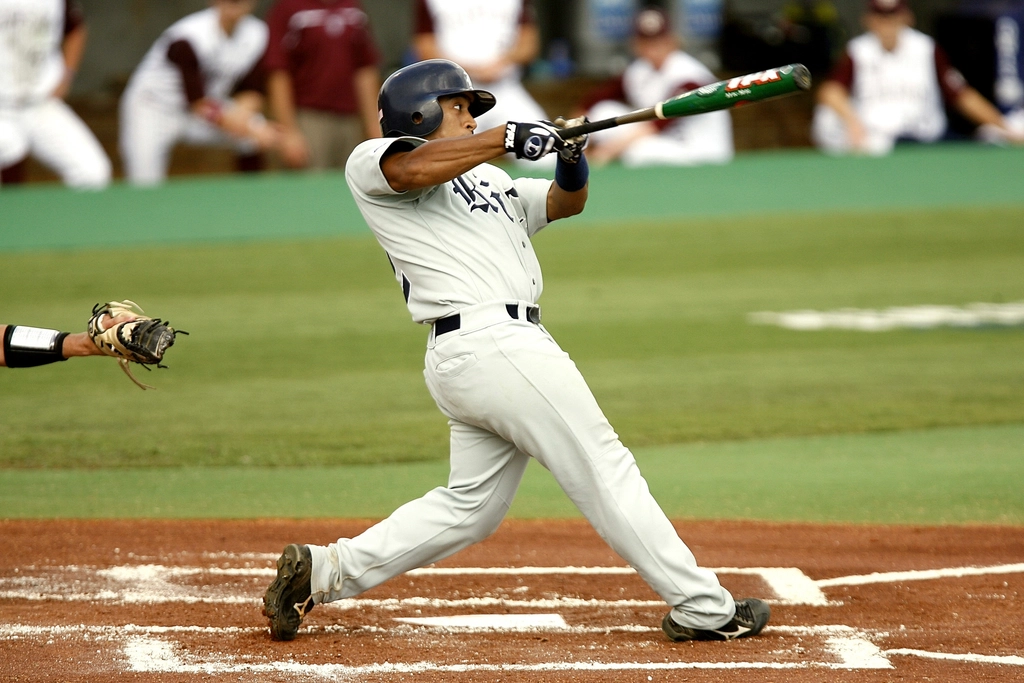
#> input picture web/img/og-batter.jpg, 1024 x 683 px
$ python make_og.py
#> lines starting #> are read from the running program, lines starting #| are printed output that depends on the picture
#!/usr/bin/env python3
"""make_og.py -- build web/og.png, the 1200x630 link-preview thumbnail.

    python3 make_og.py

Composites the site's CC0 batter photo into a left-hand panel and sets the wordmark, headline
and three numbers in the site's palette. Pure Pillow, no browser, so it runs anywhere and is
reproducible: edit this file, re-run, never hand-edit the PNG.

The photo is landscape (1024x683), scaled to the panel height and centre-cropped to the panel
width -- a full 1200-wide bleed would upscale it and go soft.

Photo: web/img/og-batter.jpg, CC0 1.0 via rawpixel (rawpixel.com/image/6112394), found through
Openverse. Public domain, no attribution required; see web/README.md.
"""
from pathlib import Path
from PIL import Image, ImageDraw, ImageFont

ROOT = Path(__file__).parent
WEB = ROOT / "web"
PHOTO = WEB / "img" / "og-batter.jpg"
OUT = WEB / "og.png"

W, H = 1200, 630
PANEL = 468                                   # photo panel width
PAD = 56
BG, CARD, INK, INK2, INK3 = "#f6f9fc", "#ffffff", "#0d1b2a", "#3c4f61", "#6d8092"
HAIR, HOT, COLD = "#e3ebf2", "#e0332a", "#0c64d6"
SERIF = "/System/Library/Fonts/Supplemental/Georgia.ttf"
SERIF_B = "/System/Library/Fonts/Supplemental/Georgia Bold.ttf"
SANS = "/System/Library/Fonts/Supplemental/Arial.ttf"
SANS_B = "/System/Library/Fonts/Supplemental/Arial Bold.ttf"


def font(path, size):
    return ImageFont.truetype(path, size)


def wrap(draw, text, f, width):
    lines, line = [], ""
    for word in text.split():
        trial = (line + " " + word).strip()
        if draw.textlength(trial, font=f) <= width or not line:
            line = trial
        else:
            lines.append(line)
            line = word
    if line:
        lines.append(line)
    return lines


def main():
    im = Image.new("RGB", (W, H), BG)
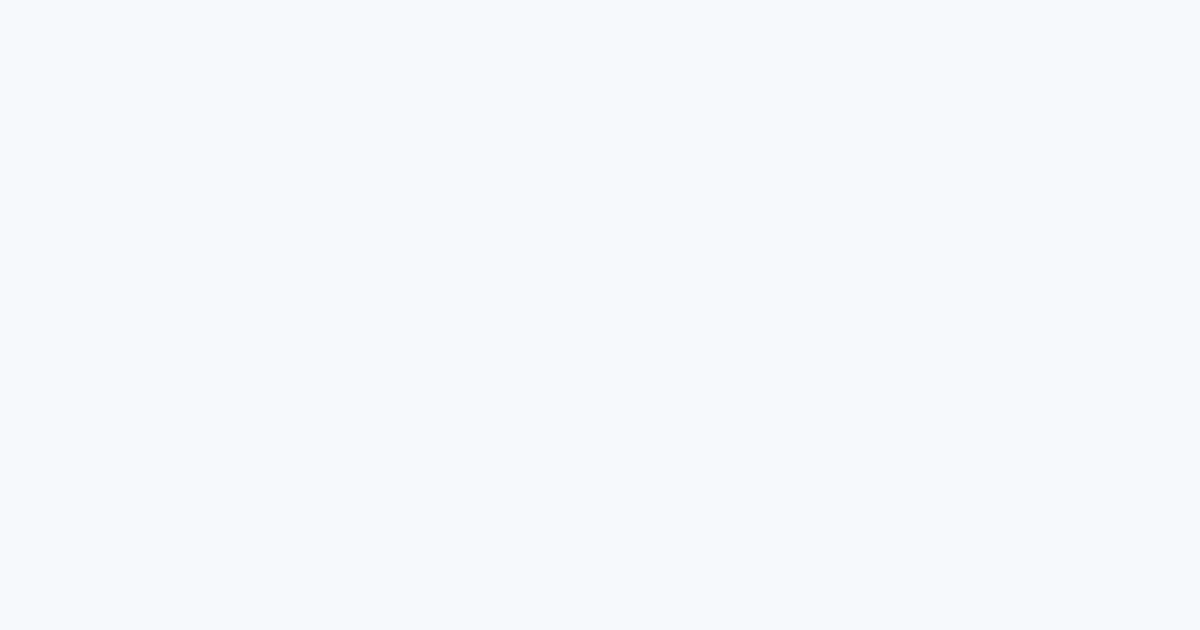
#> im: PIL image 1200x630 RGB; mean R, G, B 246, 249, 252
    d = ImageDraw.Draw(im)

    # ---- left: the photo, scaled to the panel height and cropped to the panel width
    ph = Image.open(PHOTO).convert("RGB")
#> ph is the input picture: PIL image 1024x683 RGB; mean R, G, B 148, 141.7, 99.5
    scale = max(PANEL / ph.width, H / ph.height)
#> scale = 0.922
    ph = ph.resize((round(ph.width * scale), round(ph.height * scale)), Image.LANCZOS)
#> ph: PIL image 945x630 RGB
    left = max(0, round(ph.width * 0.36) - PANEL // 2)      # keep the hitter in frame
#> left = 106
    left = min(left, ph.width - PANEL)
    top = max(0, (ph.height - H) // 2)
#> top = 0
    im.paste(ph.crop((left, top, left + PANEL, top + H)), (0, 0))
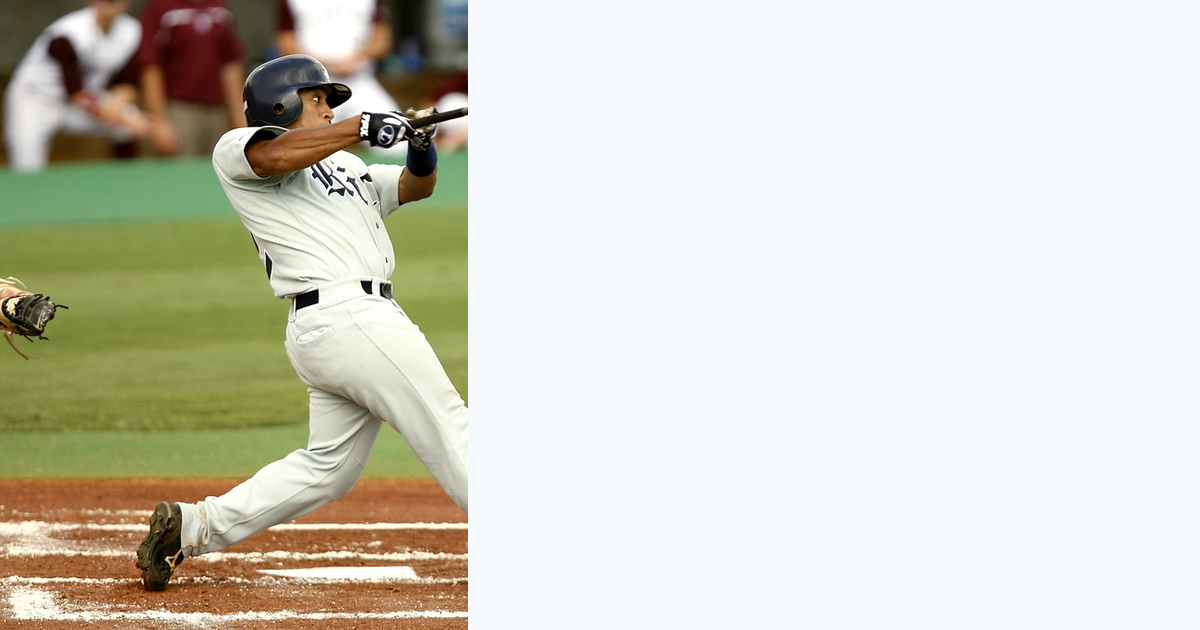
#> im: PIL image 1200x630 RGB; mean R, G, B 209.7, 208.1, 195.2
    # a hairline seam so the photo reads as a panel, not a bleed
    d.line([(PANEL, 0), (PANEL, H)], fill=HAIR, width=2)

    x = PANEL + PAD
    text_w = W - x - PAD

    # ---- wordmark
    f_mark, f_tag = font(SANS_B, 25), font(SANS, 13)
    d.text((x, PAD), "Statcast Reality Check", font=f_mark, fill=INK)
    mw = d.textlength("Statcast Reality Check", font=f_mark)
#> mw = 280.9
    chip = [x + mw + 14, PAD + 3, x + mw + 14 + d.textlength("2023\u20132026", font=f_tag) + 20, PAD + 27]
#> chip = [818.9, 59, 911.5, 83]
    d.rounded_rectangle(chip, 5, fill=CARD, outline=HAIR, width=1)
    d.text((chip[0] + 10, chip[1] + 6), "2023\u20132026", font=f_tag, fill=INK3)

    # ---- headline
    f_h1 = font(SERIF_B, 52)
    y = PAD + 88
    for line in wrap(d, "Tell a real change from a lucky streak.", f_h1, text_w):
#> in wrap, `lines, line = [], ""`: line = ''
        d.text((x, y), line, font=f_h1, fill=INK)
        y += 60
#> this loop made 2 passes
#> after the loop, y = 264

    f_lede = font(SANS, 18)
    y += 12
#> y = 276
    for line in wrap(d, "Every number pulled toward league average by exactly how much of it "
                        "is noise at your sample size.", f_lede, text_w):
        d.text((x, y), line, font=f_lede, fill=INK2)
        y += 27
#> this loop made 2 passes
#> y on pass 1: 303
#> (line, y) on pass 2: ('of it is noise at your sample size.', 330)
#> after the loop, y = 330

    # ---- three numbers, the same ones the landing page leads with
    stats = [("14%", HOT, "of a two-week hot streak survived the next two weeks"),
             ("13 PA", INK, "to trust a hitter's bat speed — 525 for his wOBA"),
             ("0.264", COLD, "the most any forecast of next month can score")]
    f_num, f_cap = font(SERIF_B, 30), font(SANS, 13)
    y = H - PAD - 140
    d.line([(x, y - 26), (W - PAD, y - 26)], fill=HAIR, width=1)
    NUMCOL, ROW, LEAD = 118, 46, 18          # one column width, so every caption starts flush
    for num, colour, cap in stats:
        d.text((x, y), num, font=f_num, fill=colour)
        lines = wrap(d, cap, f_cap, text_w - NUMCOL)
        cy = y + (36 - LEAD * len(lines)) / 2      # caption block centred on the number
        for line in lines:
            d.text((x + NUMCOL, cy), line, font=f_cap, fill=INK3)
            cy += LEAD
        y += ROW
#> this loop made 3 passes
#> after the loop, y = 572

    im.save(OUT, "PNG", optimize=True)
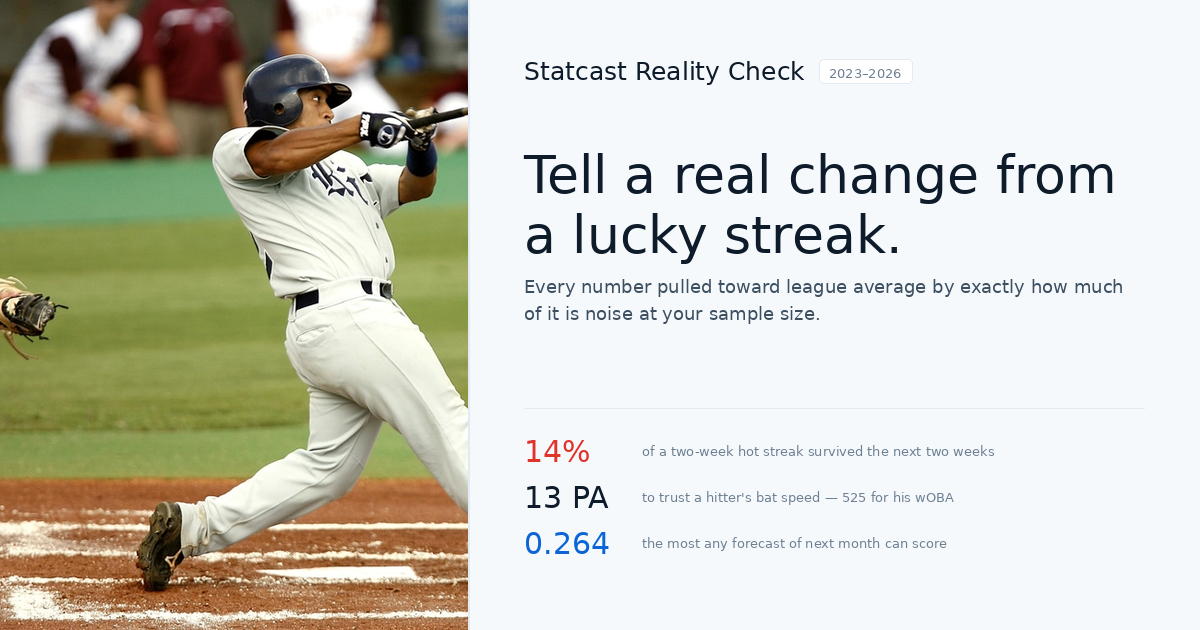
#> saved as og.png: PIL image 1200x630 RGB; mean R, G, B 204.6, 203.2, 190.7
    print(f"wrote {OUT}  {W}x{H}  {OUT.stat().st_size / 1024:.0f} KB")


if __name__ == "__main__":
    main()

$ run again, with web/img/hero-batter.jpg copied over web/img/og-batter.jpg
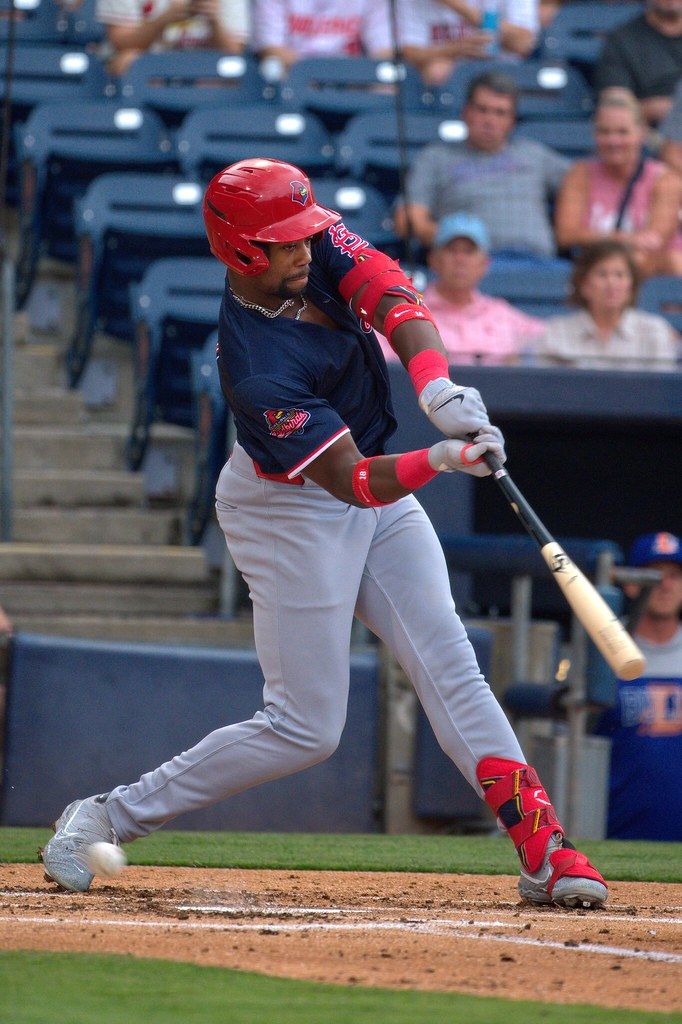
#> input picture web/img/hero-batter.jpg, 682 x 1024 px
#> in main, ph is the input picture: PIL image 682x1024 RGB; mean R, G, B 99.2, 93.5, 100.5
#> ph: PIL image 468x703 RGB
#> in main, `im.paste(ph.crop((left, top, left + PANEL, top + H)), (0, 0))`:
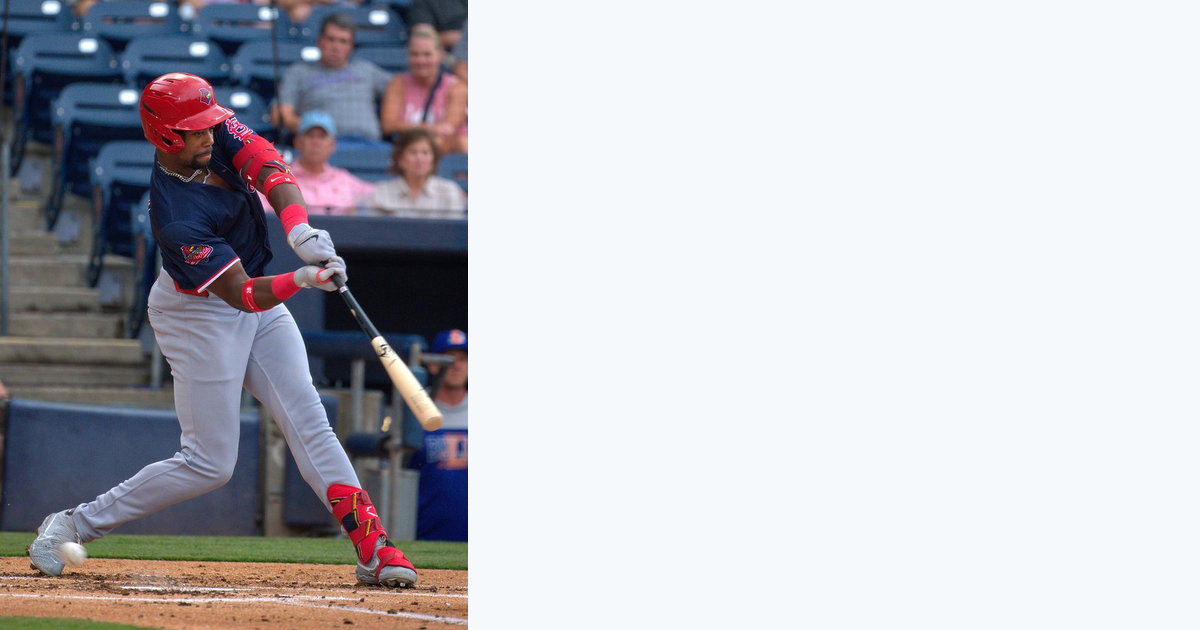
#> im: PIL image 1200x630 RGB; mean R, G, B 187.6, 187, 192.7
#> mw = 280.9
#> chip = [818.9, 59, 911.5, 83]
#> in wrap, `lines, line = [], ""`: line = ''
#> the loop in main, `for line in wrap(d, "Tell a real change from a lucky streak.", f_h1, t..` made 2 passes
#> (line, y) on passes 1 to 2: ('Tell a real change from', 204), ('a lucky streak.', 264)
#> after the loop in main, `for line in wrap(d, "Tell a real change from a lucky streak.", f_h1, t..`: y = 264
#> in main, `y += 12`: y = 276
#> the loop in main, `for line in wrap(d, "Every number pulled toward league average by exac..` made 2 passes
#> y on pass 1: 303
#> after the loop in main, `for line in wrap(d, "Every number pulled toward league average by exac..`: y = 330
#> the loop in main, `for num, colour, cap in stats:` made 3 passes
#> after the loop in main, `for num, colour, cap in stats:`: y = 572
#> in main, `im.save(OUT, "PNG", optimize=True)`:
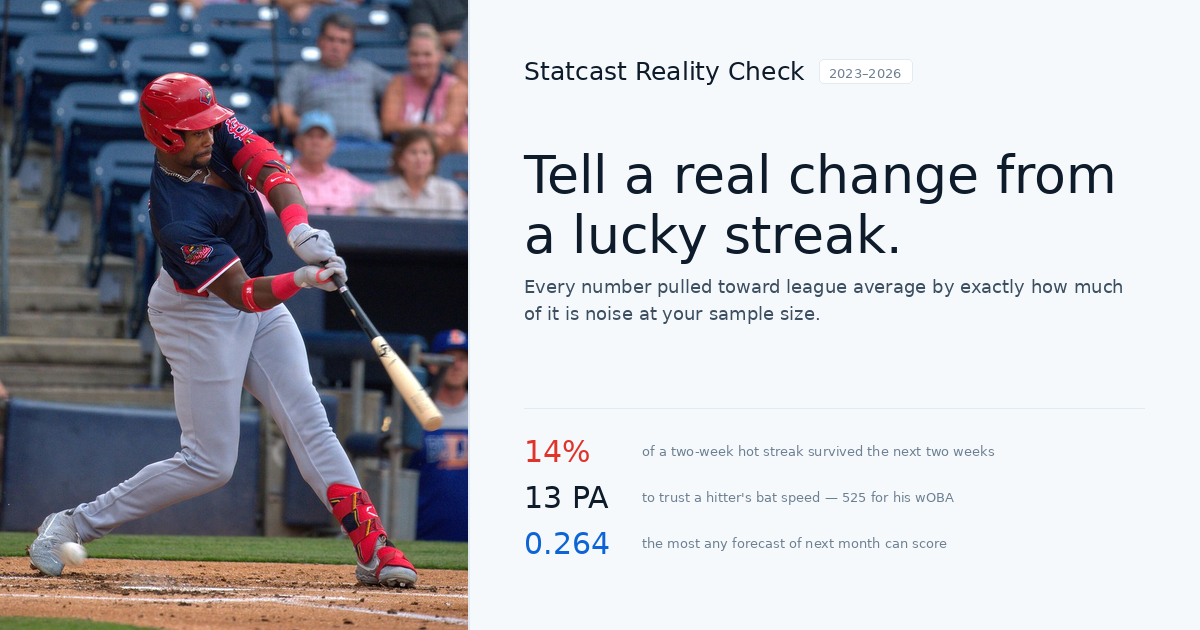
#> saved as og.png: PIL image 1200x630 RGB; mean R, G, B 182.5, 182.2, 188.2
